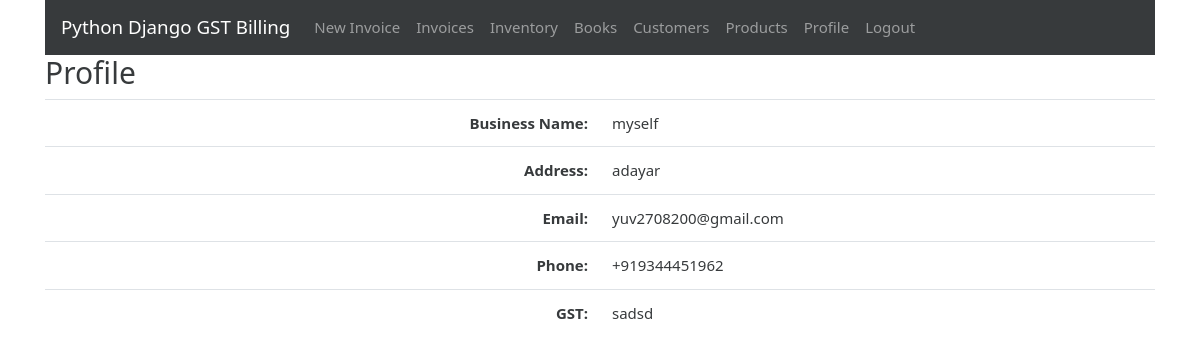
The page /profile (signed in) on the database its author committed.
### gstbillingapp/models.py (models this page shows, shortened)
class UserProfile(models.Model):
    user = models.OneToOneField(User, on_delete=models.CASCADE)
    business_title = models.CharField(max_length=100, blank=True, null=True)
    business_address = models.TextField(max_length=400, blank=True, null=True)
    business_email = models.EmailField(blank=True, null=True)
    business_phone = models.CharField(max_length=20, blank=True, null=True)
    business_gst = models.CharField(max_length=15, blank=True, null=True)

### gstbillingapp/views.py (the view)
# urls.py: path('profile', views.user_profile, name='user_profile'),
@login_required
def user_profile(request):
    context = {}
    user_profile = get_object_or_404(UserProfile, user=request.user)
    context['user_profile'] = user_profile
    return render(request, 'gstbillingapp/user_profile.html', context)

### gstbillingapp/templates/gstbillingapp/user_profile.html (shortened to what this page needs)
{% extends "gstbillingapp/base.html" %}
{% load static %}
{% block content %}
	<div class="row">
		<div class="col">
			<h2>Profile</h2>
		</div>
	</div>
	<table class="table">
		<tbody class="two-col-form">
			<tr>
				<th scope="row" class="text-right">Business Name:</th>
				<td class="form-input-td customer_search_area">{{user_profile.business_title}}</td>
			</tr>
			<tr>
				<th scope="row" class="text-right">Address:</th>
				<td class="form-input-td">{{user_profile.business_address}}</td>
			</tr>
			<tr>
				<th scope="row" class="text-right">Email:</th>
				<td class="form-input-td">{{user_profile.business_email}}</td>
			</tr>
			<tr>
				<th scope="row" class="text-right">Phone:</th>
				<td class="form-input-td">{{user_profile.business_phone}}</td>
			</tr>
			<tr>
				<th scope="row" class="text-right">GST:</th>
				<td class="form-input-td">{{user_profile.business_gst}}</td>
			</tr>
		</tbody>
	</table>
{% endblock %}

### gstbillingapp/static/gstbillingapp/main.css (style rules this page uses)
.two-col-form td, .two-col-form th { width: 25%; }

### rows shown on the page
UserProfile: business_title "myself", business_address "adayar", business_email "yuv2708200@gmail.com", business_phone "+919344451962", business_gst "sadsd"
